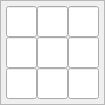
    <widget class="QFrame" name="frame_21">
     <property name="geometry">
      <rect>
       <x>460</x>
       <y>187</y>
       <width>101</width>
       <height>101</height>
      </rect>
     </property>
     <property name="minimumSize">
      <size>
       <width>0</width>
       <height>0</height>
      </size>
     </property>
     <property name="maximumSize">
      <size>
       <width>135</width>
       <height>135</height>
      </size>
     </property>
     <property name="styleSheet">
      <string notr="true"/>
     </property>
     <property name="frameShape">
      <enum>QFrame::StyledPanel</enum>
     </property>
     <property name="frameShadow">
      <enum>QFrame::Raised</enum>
     </property>
     <layout class="QGridLayout" name="gridLayout_21">
      <property name="leftMargin">
       <number>5</number>
      </property>
      <property name="topMargin">
       <number>5</number>
      </property>
      <property name="rightMargin">
       <number>5</number>
      </property>
      <property name="bottomMargin">
       <number>5</number>
      </property>
      <property name="spacing">
       <number>0</number>
      </property>
      <item row="0" column="0">
       <widget class="QLineEdit" name="cell_6_15">
        <property name="enabled">
         <bool>true</bool>
        </property>
        <property name="minimumSize">
         <size>
          <width>31</width>
          <height>31</height>
         </size>
        </property>
        <property name="maximumSize">
         <size>
          <width>31</width>
          <height>31</height>
         </size>
        </property>
        <property name="font">
         <font>
          <pointsize>9</pointsize>
         </font>
        </property>
        <property name="inputMask">
         <string>9</string>
        </property>
        <property name="text">
         <string/>
        </property>
        <property name="alignment">
         <set>Qt::AlignCenter</set>
        </property>
        <property name="readOnly">
         <bool>true</bool>
        </property>
       </widget>
      </item>
      <item row="1" column="2">
       <widget class="QLineEdit" name="cell_7_17">
        <property name="enabled">
         <bool>true</bool>
        </property>
        <property name="minimumSize">
         <size>
          <width>31</width>
          <height>31</height>
         </size>
        </property>
        <property name="maximumSize">
         <size>
          <width>31</width>
          <height>31</height>
         </size>
        </property>
        <property name="font">
         <font>
          <pointsize>9</pointsize>
         </font>
        </property>
        <property name="inputMask">
         <string>9</string>
        </property>
        <property name="text">
         <string/>
        </property>
        <property name="alignment">
         <set>Qt::AlignCenter</set>
        </property>
        <property name="readOnly">
         <bool>true</bool>
        </property>
       </widget>
      </item>
      <item row="1" column="1">
       <widget class="QLineEdit" name="cell_7_16">
        <property name="enabled">
         <bool>true</bool>
        </property>
        <property name="minimumSize">
         <size>
          <width>31</width>
          <height>31</height>
         </size>
        </property>
        <property name="maximumSize">
         <size>
          <width>31</width>
          <height>31</height>
         </size>
        </property>
        <property name="font">
         <font>
          <pointsize>9</pointsize>
         </font>
        </property>
        <property name="inputMask">
         <string>9</string>
        </property>
        <property name="text">
         <string/>
        </property>
        <property name="alignment">
         <set>Qt::AlignCenter</set>
        </property>
        <property name="readOnly">
         <bool>true</bool>
        </property>
       </widget>
      </item>
      <item row="1" column="0">
       <widget class="QLineEdit" name="cell_7_15">
        <property name="enabled">
         <bool>true</bool>
        </property>
        <property name="minimumSize">
         <size>
          <width>31</width>
          <height>31</height>
         </size>
        </property>
        <property name="maximumSize">
         <size>
          <width>31</width>
          <height>31</height>
         </size>
        </property>
        <property name="font">
         <font>
          <pointsize>9</pointsize>
         </font>
        </property>
        <property name="inputMask">
         <string>9</string>
        </property>
        <property name="text">
         <string/>
        </property>
        <property name="alignment">
         <set>Qt::AlignCenter</set>
        </property>
        <property name="readOnly">
         <bool>true</bool>
        </property>
       </widget>
      </item>
      <item row="0" column="2">
       <widget class="QLineEdit" name="cell_6_17">
        <property name="enabled">
         <bool>true</bool>
        </property>
        <property name="minimumSize">
         <size>
          <width>31</width>
          <height>31</height>
         </size>
        </property>
        <property name="maximumSize">
         <size>
          <width>31</width>
          <height>31</height>
         </size>
        </property>
        <property name="font">
         <font>
          <pointsize>9</pointsize>
         </font>
        </property>
        <property name="inputMask">
         <string>9</string>
        </property>
        <property name="text">
         <string/>
        </property>
        <property name="alignment">
         <set>Qt::AlignCenter</set>
        </property>
        <property name="readOnly">
         <bool>true</bool>
        </property>
       </widget>
      </item>
      <item row="0" column="1">
       <widget class="QLineEdit" name="cell_6_16">
        <property name="enabled">
         <bool>true</bool>
        </property>
        <property name="minimumSize">
         <size>
          <width>31</width>
          <height>31</height>
         </size>
        </property>
        <property name="maximumSize">
         <size>
          <width>31</width>
          <height>31</height>
         </size>
        </property>
        <property name="font">
         <font>
          <pointsize>9</pointsize>
         </font>
        </property>
        <property name="inputMask">
         <string>9</string>
        </property>
        <property name="text">
         <string/>
        </property>
        <property name="alignment">
         <set>Qt::AlignCenter</set>
        </property>
        <property name="readOnly">
         <bool>true</bool>
        </property>
       </widget>
      </item>
      <item row="2" column="0">
       <widget class="QLineEdit" name="cell_8_15">
        <property name="enabled">
         <bool>true</bool>
        </property>
        <property name="minimumSize">
         <size>
          <width>31</width>
          <height>31</height>
         </size>
        </property>
        <property name="maximumSize">
         <size>
          <width>31</width>
          <height>31</height>
         </size>
        </property>
        <property name="font">
         <font>
          <pointsize>9</pointsize>
         </font>
        </property>
        <property name="inputMask">
         <string>9</string>
        </property>
        <property name="text">
         <string/>
        </property>
        <property name="alignment">
         <set>Qt::AlignCenter</set>
        </property>
        <property name="readOnly">
         <bool>true</bool>
        </property>
       </widget>
      </item>
      <item row="2" column="1">
       <widget class="QLineEdit" name="cell_8_16">
        <property name="enabled">
         <bool>true</bool>
        </property>
        <property name="minimumSize">
         <size>
          <width>31</width>
          <height>31</height>
         </size>
        </property>
        <property name="maximumSize">
         <size>
          <width>31</width>
          <height>31</height>
         </size>
        </property>
        <property name="font">
         <font>
          <pointsize>9</pointsize>
         </font>
        </property>
        <property name="inputMask">
         <string>9</string>
        </property>
        <property name="text">
         <string/>
        </property>
        <property name="alignment">
         <set>Qt::AlignCenter</set>
        </property>
        <property name="readOnly">
         <bool>true</bool>
        </property>
       </widget>
      </item>
      <item row="2" column="2">
       <widget class="QLineEdit" name="cell_8_17">
        <property name="enabled">
         <bool>true</bool>
        </property>
        <property name="minimumSize">
         <size>
          <width>31</width>
          <height>31</height>
         </size>
        </property>
        <property name="maximumSize">
         <size>
          <width>31</width>
          <height>31</height>
         </size>
        </property>
        <property name="font">
         <font>
          <pointsize>9</pointsize>
         </font>
        </property>
        <property name="inputMask">
         <string>9</string>
        </property>
        <property name="text">
         <string/>
        </property>
        <property name="alignment">
         <set>Qt::AlignCenter</set>
        </property>
        <property name="readOnly">
         <bool>true</bool>
        </property>
       </widget>
      </item>
     </layout>
    </widget>
